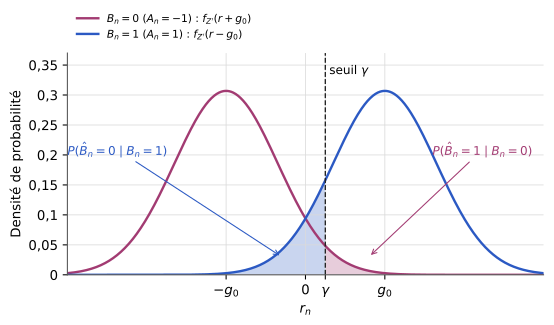

Write Python code to recreate this figure.
"""Figure — Densités de R_n conditionnellement au bit émis, seuil γ et probabilités d'erreur (TS227, chapitre 4).
D'après le support [poly, p. 103 à 106], redessinée. Paramètres choisis : g0 = 2, σ = 1,3, γ = 0,5 (lecture approximative du support)."""
import matplotlib
matplotlib.use("svg")
import matplotlib.pyplot as plt
import matplotlib.ticker as mticker
import numpy as np
from pathlib import Path

# --- Style commun des figures Bristol (recopié dans chaque script) ---
plt.rcParams.update({
    "font.family": "DejaVu Sans", "mathtext.fontset": "dejavusans", "font.size": 10,
    "axes.grid": True, "grid.color": "#DADADA", "grid.linewidth": 0.6,
    "axes.edgecolor": "#555555", "axes.linewidth": 0.8,
    "axes.spines.top": False, "axes.spines.right": False,
    "lines.linewidth": 1.8, "legend.frameon": False,
    "svg.hashsalt": "bristol",  # rendu SVG reproductible
})
BLEU, VERT, MAGENTA, ORANGE = "#2B59C3", "#1B9E77", "#A23B72", "#E08A1E"
GRIS = "#7E889B"   # éléments ajoutés par rapport à la source (conventions.md § 9)
ENCRE = "#222222"

def virgule(ax, axes="xy"):
    """Virgule décimale et vrai signe moins sur les graduations."""
    f = mticker.FuncFormatter(lambda x, _: f"{x:g}".replace(".", ",").replace("-", "−"))
    if "x" in axes: ax.xaxis.set_major_formatter(f)
    if "y" in axes: ax.yaxis.set_major_formatter(f)

def sauver(fig):
    fig.savefig(Path(__file__).with_suffix(".svg"), bbox_inches="tight", metadata={"Date": None})
# --- Fin du style commun ---
from math import pi
g0, s, gam = 2.0, 1.3, 0.5
z = np.linspace(-6, 6, 1201)
f = lambda m: np.exp(-(z - m)**2 / (2 * s**2)) / np.sqrt(2 * pi * s**2)
fig, ax = plt.subplots(figsize=(6.4, 3.0))
ax.plot(z, f(-g0), color=MAGENTA, label=r"$B_n = 0$ ($A_n = -1$) : $f_{Z'}(r + g_0)$")
ax.plot(z, f(g0), color=BLEU, label=r"$B_n = 1$ ($A_n = 1$) : $f_{Z'}(r - g_0)$")
ax.fill_between(z, f(-g0), where=z >= gam, color=MAGENTA, alpha=0.25, lw=0)
ax.fill_between(z, f(g0), where=z <= gam, color=BLEU, alpha=0.25, lw=0)
ax.axvline(gam, color=ENCRE, ls="--", lw=1)
ax.text(gam + 0.1, 0.335, r"seuil $\gamma$", fontsize=9)
ax.annotate(r"$P(\hat{B}_n = 1 \mid B_n = 0)$", xy=(1.6, 0.03), xytext=(3.2, 0.2), fontsize=9, color=MAGENTA,
            arrowprops=dict(arrowstyle="->", color=MAGENTA, lw=0.8))
ax.annotate(r"$P(\hat{B}_n = 0 \mid B_n = 1)$", xy=(-0.6, 0.03), xytext=(-6, 0.2), fontsize=9, color=BLEU,
            arrowprops=dict(arrowstyle="->", color=BLEU, lw=0.8))
ax.set_xticks([-g0, 0, gam, g0]); ax.set_xticklabels([r"$-g_0$", "$0$", r"$\gamma$", r"$g_0$"])
ax.set_xlim(-6, 6); ax.set_ylim(0, 0.37)
ax.set_xlabel("$r_n$"); ax.set_ylabel("Densité de probabilité"); virgule(ax, "y")
ax.legend(loc="upper left", fontsize=8, bbox_to_anchor=(0, 1.22), ncol=1)
sauver(fig)
